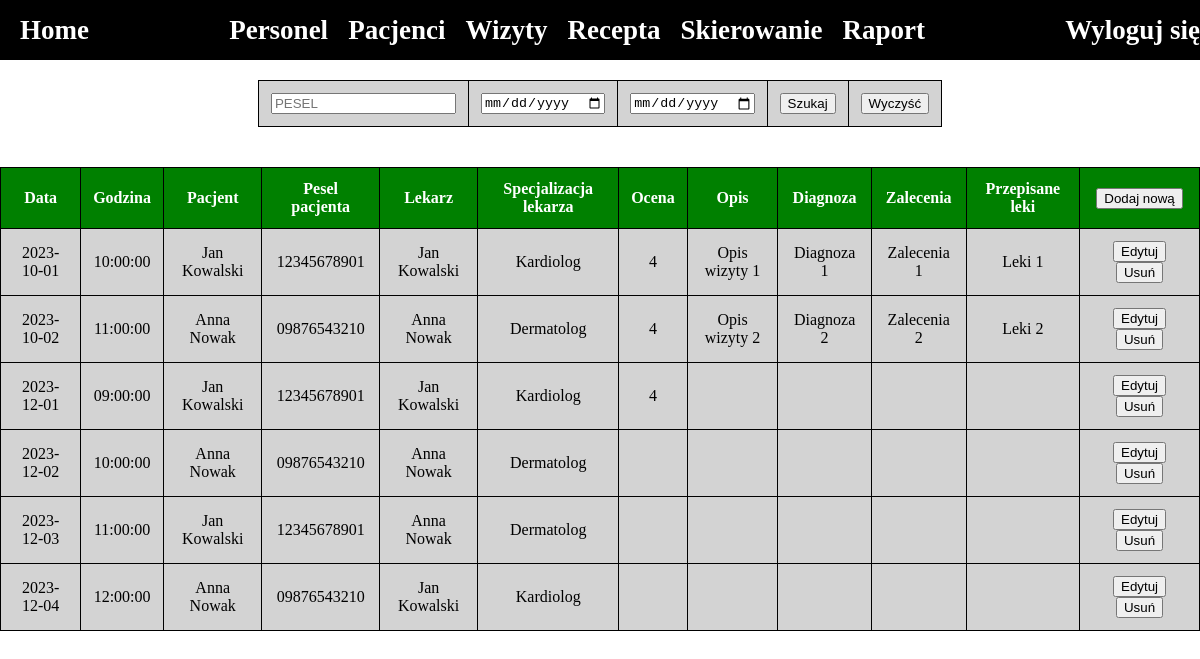
The app's page /adminpanel/wizyty.php (signed in) with its own data.
### tables this page shows
CREATE TABLE `wizyty` (
  `numer` int(11) NOT NULL,
  `data` date DEFAULT NULL,
  `godzina` time DEFAULT NULL,
  `pacjent` int(11) DEFAULT NULL,
  `lekarz` int(11) DEFAULT NULL,
  `ocena` int(11) DEFAULT NULL,
  `opis` text DEFAULT NULL,
  `diagnoza` text DEFAULT NULL,
  `zalecenia` text DEFAULT NULL,
  `leki_przepisane` text DEFAULT NULL
);

CREATE TABLE `pacjenci` (
  `numer` int(11) NOT NULL,
  `imie` varchar(32) DEFAULT NULL,
  `nazwisko` varchar(32) DEFAULT NULL,
  `pesel` varchar(11) DEFAULT NULL,
  `adres` varchar(128) DEFAULT NULL,
  `telefon` varchar(15) DEFAULT NULL
);

CREATE TABLE `personel` (
  `numer` int(11) NOT NULL,
  `imie` varchar(32) DEFAULT NULL,
  `nazwisko` varchar(32) DEFAULT NULL,
  `stanowisko` varchar(32) DEFAULT NULL,
  `specjalizacja` varchar(64) DEFAULT NULL,
  `godziny_pracy` varchar(64) DEFAULT NULL
);

### adminpanel/wizyty.php (the view, shortened to what this page needs)
<?php
include '../funkcje.php';
if(!$_SESSION['admin']) {
    header("location: index.php");
} else {
    global $polaczenie;
    $wizyty = "";
    $pesel_filter = isset($_POST['pesel_filter']) ? $_POST['pesel_filter'] : '';
    $data_od = isset($_POST['data_od']) ? $_POST['data_od'] : '';
    $data_do = isset($_POST['data_do']) ? $_POST['data_do'] : '';
    $zapytanie = "select * from wizyty";
    $wynik = mysqli_query($polaczenie, $zapytanie) or exit("Błąd w zapytaniu: " . $zapytanie);
    if($wynik) {
        $wizyty .= "<tr><th>Data</th><th>Godzina</th><th>Pacjent</th><th>Pesel pacjenta</th><th>Lekarz</th><th>Specjalizacja lekarza</th><th>Ocena</th><th>Opis</th><th>Diagnoza</th><th>Zalecenia</th><th>Przepisane leki</th>
        <th><input type='submit' name='przycisk[-1]' value='Dodaj nową'></th></tr>";
        while ($wiersz = mysqli_fetch_row($wynik)) {
            $kluczLekarza = $wiersz[4];
            $kluczPacjenta = $wiersz[3];
            $wynik_pacjent = mysqli_query($polaczenie, "select imie, nazwisko, pesel from pacjenci where numer = $kluczPacjenta");
            if ($wynik_pacjent && mysqli_num_rows($wynik_pacjent) > 0) {
                $dane_pacjent = mysqli_fetch_row($wynik_pacjent);
            } else {
                $dane_pacjent = ["", "", ""];
            }
            $wynik_lekarz = mysqli_query($polaczenie, "select imie, nazwisko, specjalizacja from personel where numer = $kluczLekarza");
            if ($wynik_lekarz && mysqli_num_rows($wynik_lekarz) > 0) {
                $dane_lekarz = mysqli_fetch_row($wynik_lekarz);
            } else {
                $dane_lekarz = ["", "", ""];
            }
            $wizyty .= "<tr><td>".$wiersz[1]."</td><td>".$wiersz[2]."</td><td>".$dane_pacjent[0]." ".$dane_pacjent[1]."</td><td>".$dane_pacjent[2]."</td><td>".$dane_lekarz[0]." ".$dane_lekarz[1]."</td><td>".
            $dane_lekarz[2]."<td>".$wiersz[5]."</td>"."<td>".$wiersz[6]."</td>"."<td>".$wiersz[7]."</td>"."<td>".$wiersz[8]."</td>"."<td>".$wiersz[9]."</td>".
            "</td><td align='center'><input type='submit' name='przycisk[$wiersz[0]]' value='Edytuj'>
                                          <input type='submit' name='przycisk[$wiersz[0]]' value='Usuń'></td></tr>";
        }
    }
}
?>
<!DOCTYPE html>
<html lang="en">
<head>
</head>
<body>
<div id="glownyKontener">
        <div id="header">
            <div id="headrer-side-container">
                <a href="panel.php" class="header-link"><h2>Home</h2></a>
            </div>
            <div id="header-link-container">
                <a href="personel.php" class="header-link"><h2>Personel</h2></a>
                <a href="pacjenci.php" class="header-link"><h2>Pacjenci</h2></a>
                <a href="wizyty.php" class="header-link"><h2>Wizyty</h2></a>
                <a href="recepta.php" class="header-link"><h2>Recepta</h2></a>
                <a href="skierowanie.php" class="header-link"><h2>Skierowanie</h2></a>
                <a href="raport.php" class="header-link"><h2>Raport</h2></a>
            </div>
            <div id="headrer-side-logout-container">
                <a href="index.php?wylogowanie" class="header-link"><h2>Wyloguj się</h2></a>
            </div>
        </div>
    <div id="element">
    <form method="POST" action="">
        <table>
            <tr>
                <td><input type="text" id="pesel_filter" name="pesel_filter" placeholder="PESEL" value="<?=$pesel_filter?>"></td>
                <td><input type="date" id="data_od" name="data_od" value="<?=$data_od?>"></td>
                <td><input type="date" id="data_do" name="data_do" value="<?=$data_do?>"></td>
                <td><input type="submit" value="Szukaj"></td>
                <td><input type="button" value="Wyczyść" onclick="window.location.href='wizyty.php'"></td>
            </tr>
        </table>
    </form>
        <form action="" method="post">
        <table border="1">
            <?=$wizyty?>
        </table>
        </form>
    </div>
    </div>
</body>
</html>

### adminpanel/wizyty.php (style rules this page uses)
body, html { box-sizing: border-box; margin: 0; padding: 0; width: 100vw; height: 100vh; overflow: hidden; background-color: white; }
#glownyKontener { width: 100%; height: 100%; display: flex; flex-direction: column; }
#header { width: 100%; height: 60px; display: flex; justify-content: space-between; align-items: center; background-color: black; color: white; padding: 0 20px; }
#header-link-container { display: flex; align-items: center; }
.header-link { margin-right: 20px; color: white; text-decoration: none; font-size: 18px; }
#headrer-side-container, #headrer-side-logout-container { display: flex; align-items: center; }
#element { display: flex; flex-direction: column; align-items: center; width: 100%; height: 100%; overflow-y: scroll; }
table { width: 100%; border-collapse: collapse; margin: 20px 0; }
td, th { padding: 12px; text-align: center; border: 1px solid black; }
th { background-color: green; color: white; }
td { background-color: lightgray; }

### records on screen
wizyty: data "2023-10-01", godzina "10:00:00", pacjenci.imie "Jan", pacjenci.nazwisko "Kowalski", pacjenci.pesel "12345678901", personel.imie "Jan", personel.nazwisko "Kowalski", personel.specjalizacja "Kardiolog", ocena "4", opis "Opis wizyty 1", diagnoza "Diagnoza 1", zalecenia "Zalecenia 1", leki_przepisane "Leki 1"
wizyty: data "2023-10-02", godzina "11:00:00", pacjenci.imie "Anna", pacjenci.nazwisko "Nowak", pacjenci.pesel "09876543210", personel.imie "Anna", personel.nazwisko "Nowak", personel.specjalizacja "Dermatolog", ocena "4", opis "Opis wizyty 2", diagnoza "Diagnoza 2", zalecenia "Zalecenia 2", leki_przepisane "Leki 2"
wizyty: data "2023-12-01", godzina "09:00:00", pacjenci.imie "Jan", pacjenci.nazwisko "Kowalski", pacjenci.pesel "12345678901", personel.imie "Jan", personel.nazwisko "Kowalski", personel.specjalizacja "Kardiolog", ocena "4"
wizyty: data "2023-12-02", godzina "10:00:00", pacjenci.imie "Anna", pacjenci.nazwisko "Nowak", pacjenci.pesel "09876543210", personel.imie "Anna", personel.nazwisko "Nowak", personel.specjalizacja "Dermatolog"
wizyty: data "2023-12-03", godzina "11:00:00", pacjenci.imie "Jan", pacjenci.nazwisko "Kowalski", pacjenci.pesel "12345678901", personel.imie "Anna", personel.nazwisko "Nowak", personel.specjalizacja "Dermatolog"
wizyty: data "2023-12-04", godzina "12:00:00", pacjenci.imie "Anna", pacjenci.nazwisko "Nowak", pacjenci.pesel "09876543210", personel.imie "Jan", personel.nazwisko "Kowalski", personel.specjalizacja "Kardiolog"
